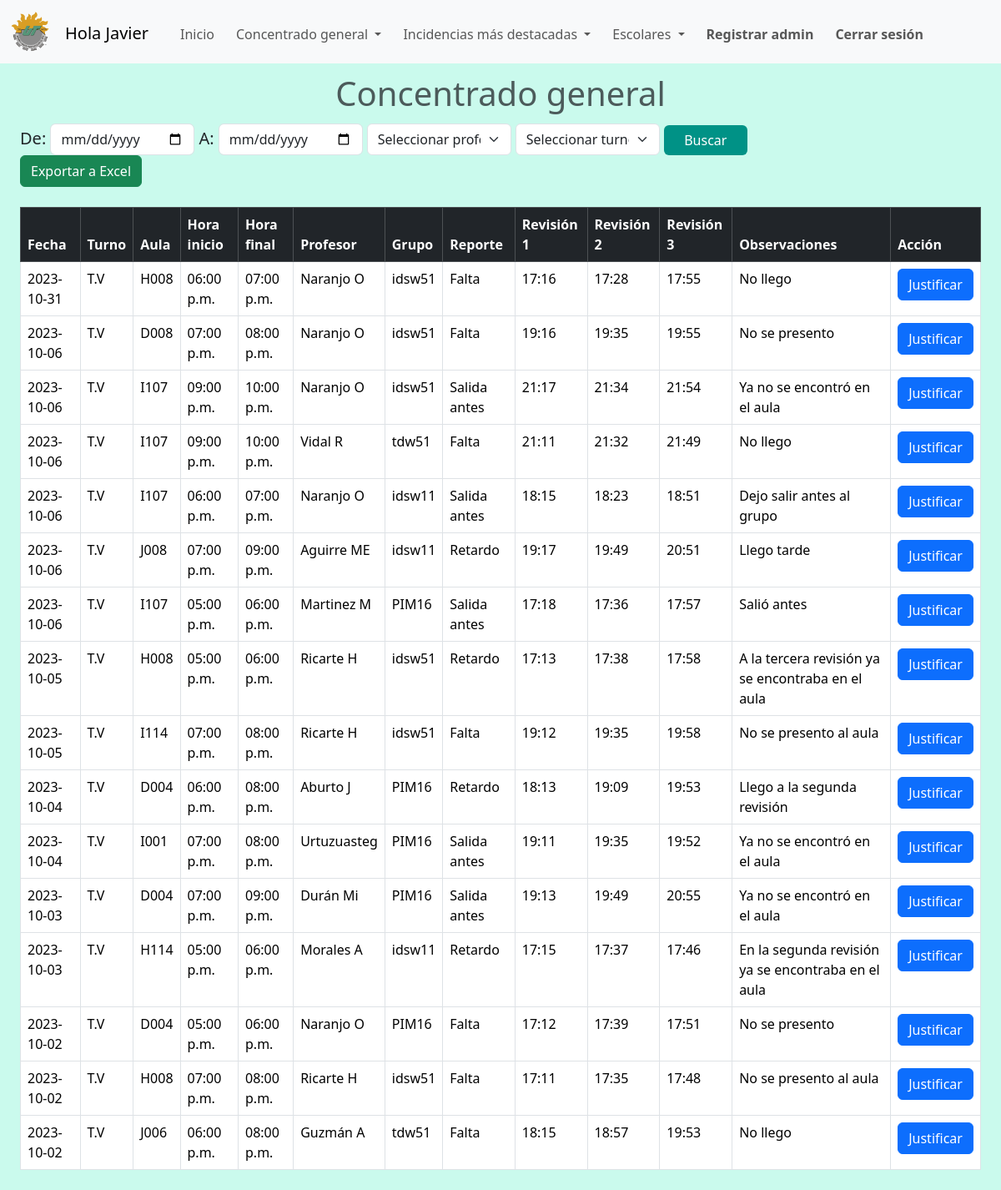
The page /layouts_admins/revisiones_all.php (signed in) on the database as committed earlier.
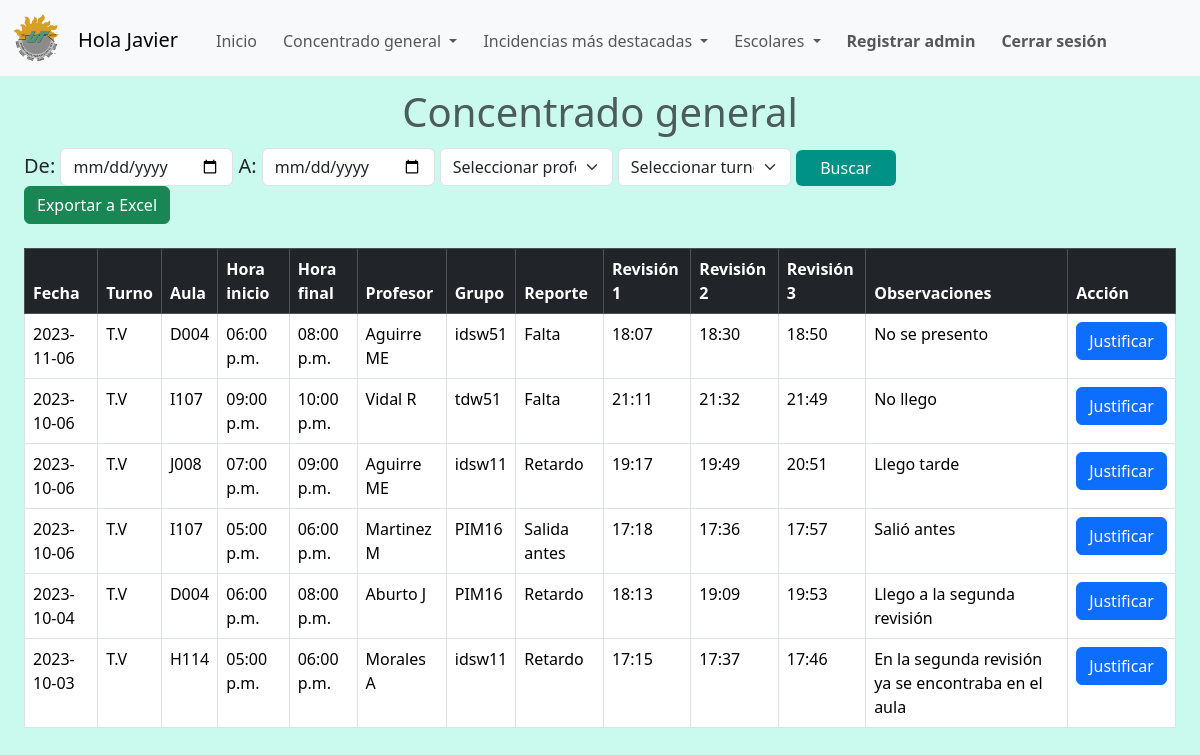
The same page on the database as committed later.
### tables this page shows
CREATE TABLE IF NOT EXISTS `revisiones` (
  `id` int NOT NULL AUTO_INCREMENT,
  `fecha` date NOT NULL,
  `turno` varchar(10) NOT NULL,
  `aula` varchar(10) DEFAULT NULL,
  `hora_inicio` varchar(10) DEFAULT NULL,
  `hora_final` varchar(10) DEFAULT NULL,
  `modalidad` varchar(50) NOT NULL,
  `profesor` int DEFAULT NULL,
  `grupo` varchar(10) DEFAULT NULL,
  `reporte` varchar(50) DEFAULT NULL,
  `revision_1` varchar(10) NOT NULL,
  `revision_2` varchar(10) NOT NULL,
  `revision_3` varchar(10) NOT NULL,
  `observaciones` varchar(250) DEFAULT NULL,
  `justificado` varchar(2) NOT NULL,
  `comentarios` varchar(250) NOT NULL,
  PRIMARY KEY (`id`),
  KEY `profesor` (`profesor`)
);

CREATE TABLE IF NOT EXISTS `profesores` (
  `id` int NOT NULL AUTO_INCREMENT,
  `nomenclatura` varchar(100) DEFAULT NULL,
  `nombres` varchar(100) DEFAULT NULL,
  `primer_apellido` varchar(100) DEFAULT NULL,
  `segundo_apellido` varchar(100) DEFAULT NULL,
  `correo` varchar(100) DEFAULT NULL,
  `director` int DEFAULT NULL,
  PRIMARY KEY (`id`),
  KEY `director` (`director`)
);

### layouts_admins/revisiones_all.php (the view, shortened to what the changed rows need)
<!DOCTYPE html>
<html lang="en">
<head>
    <link href="https://cdn.jsdelivr.net/npm/bootstrap@5.3.2/dist/css/bootstrap.min.css" rel="stylesheet">
</head>
<body class="admin_background">
<?php include ("navbar.php");?>
<h1 class="h1-tittles text-muted">Concentrado general</h1>
<div class="div-table">
  <br>
  <?php
  include ('../php/connection.php');
  if(isset($_POST['buscar_revi'])){
    ?>
    <a class="btn-delete-filter" href="revisiones_all.php"><button type="submit" class="btn btn-danger btn-delete-filter">Borrar busqueda</button></a>
    <br><br>
    <table class="table table-bordered">
    <thead class="table-dark">
      <tr>
        <th scope="col">Fecha</th>
        <th scope="col">Turno</th>
        <th scope="col">Aula</th>
        <th scope="col">Hora inicio</th>
        <th scope="col">Hora final</th>
        <th scope="col">Profesor</th>
        <th scope="col">Grupo</th>
        <th scope="col">Reporte</th>
        <th scope="col">Revisión 1</th>
        <th scope="col">Revisión 2</th>
        <th scope="col">Revisión 3</th>
        <th scope="col">Observaciones</th>
        <th scope="col">Acción</th>
      </tr>
    </thead>
    <tbody>
    <?php
    $date_1 = $_POST['buscar_date1'];
    $date_2 = $_POST['buscar_date2'];
    $turno = $_POST['turno'];
    $profesor = $_POST['c_profesor'];
    $filtro = '';
  if($date_1 == '' AND $date_2 == '' AND $turno =='' AND $profesor ==''){$filtro;}else{
    if($date_1 !== '' AND $date_2 !== '' AND $turno =='' AND $profesor ==''){$filtro = "WHERE fecha BETWEEN '$date_1' AND '$date_2'";}
    if($date_1 == '' AND $date_2 == '' AND $turno !=='' AND $profesor ==''){$filtro = "WHERE turno = '$turno'";}
    if($date_1 == '' AND $date_2 == '' AND $turno =='' AND $profesor !==''){$filtro = "WHERE profesor = '$profesor'";}
    if($date_1 !== '' AND $date_2 !== '' AND $turno =='' AND $profesor !==''){$filtro = "WHERE fecha BETWEEN '$date_1' AND '$date_2' AND profesor = '$profesor'";}
    if($date_1 !== '' AND $date_2 !== '' AND $turno !=='' AND $profesor ==''){$filtro = "WHERE fecha BETWEEN '$date_1' AND '$date_2' AND turno = '$turno'";}
    if($date_1 == '' AND $date_2 == '' AND $turno !=='' AND $profesor !==''){$filtro = "WHERE profesor = '$profesor' AND turno = '$turno'";}
  }
    $query = "SELECT revisiones.id, revisiones.fecha, revisiones.turno, revisiones.aula, revisiones.hora_inicio, revisiones.hora_final,
    profesores.nomenclatura, revisiones.grupo, revisiones.reporte, revisiones.revision_1, revisiones.revision_2, revisiones.revision_3,
    revisiones.observaciones FROM revisiones
    INNER JOIN profesores ON revisiones.profesor = profesores.id $filtro ORDER BY fecha DESC";
    $query_run = mysqli_query($connection, $query);
    if(mysqli_num_rows($query_run) > 0){
      foreach($query_run as $items){
        ?>
        <tr>
          <td><?= $items['fecha'];?></td>
          <td><?= $items['turno'];?></td>
          <td><?= $items['aula'];?></td>
          <td><?= $items['hora_inicio'];?></td>
          <td><?= $items['hora_final'];?></td>
          <td><?= $items['nomenclatura'];?></td>
          <td><?= $items['grupo'];?></td>
          <td><?= $items['reporte'];?></td>
          <td><?= $items['revision_1'];?></td>
          <td><?= $items['revision_2'];?></td>
          <td><?= $items['revision_3'];?></td>
          <td><?= $items['observaciones'];?></td>
          <td>
            <button type="button" class="btn btn-primary" data-bs-toggle="modal" data-bs-target="#exampleModal_">Justificar</button>
          </td>
        </tr>
        <?php
      }
    }else{
      ?>
      <tr>
        <td class="else-results" colspan="13" style="color:red;">No se encontraron resultados</td>
      </tr>
      <?php
    }
    ?>
    <?php
  }else{
    ?>
    <table class="table table-bordered">
    <thead class="table-dark">
      <tr>
        <th scope="col">Fecha</th>
        <th scope="col">Turno</th>
        <th scope="col">Aula</th>
        <th scope="col">Hora inicio</th>
        <th scope="col">Hora final</th>
        <th scope="col">Profesor</th>
        <th scope="col">Grupo</th>
        <th scope="col">Reporte</th>
        <th scope="col">Revisión 1</th>
        <th scope="col">Revisión 2</th>
        <th scope="col">Revisión 3</th>
        <th scope="col">Observaciones</th>
        <th scope="col">Acción</th>
      </tr>
    </thead>
    <?php
      include('../php/connection.php');
      $consul = "SELECT revisiones.id, revisiones.fecha, revisiones.turno, revisiones.aula, revisiones.hora_inicio, revisiones.hora_final,
      profesores.nomenclatura, revisiones.grupo, revisiones.reporte, revisiones.revision_1, revisiones.revision_2, revisiones.revision_3,
      revisiones.observaciones FROM revisiones
      INNER JOIN profesores ON revisiones.profesor = profesores.id ORDER BY fecha DESC";
      $resul = mysqli_query($connection, $consul) or die ("Algo salio mal");
      while($column = mysqli_fetch_array($resul)){
      echo "<tbody>";
          echo "<tr>";
          echo "<td>".$column['fecha']."</td>";
          echo "<td>".$column['turno']."</td>";
          echo "<td>".$column['aula']."</td>";
          echo "<td>".$column['hora_inicio']."</td>";
          echo "<td>".$column['hora_final']."</td>";
          echo "<td>".$column['nomenclatura']."</td>";
          echo "<td>".$column['grupo']."</td>";
          echo "<td>".$column['reporte']."</td>";
          echo "<td>".$column['revision_1']."</td>";
          echo "<td>".$column['revision_2']."</td>";
          echo "<td>".$column['revision_3']."</td>";
          echo "<td>".$column['observaciones']."</td>";
          ?>
          <td>
            <button type="button" class="btn btn-primary" data-bs-toggle="modal" data-bs-target="#exampleModal_">Justificar</button>
          </td>
          <?php
          echo "</tr>";
      echo "</tbody>";
      }
  }
  ?>
</div>
</body>
</html>

Rows that differ between the two databases and show on the page:
removed revisiones: fecha "2023-10-31", turno "T.V", aula "H008", hora_inicio "06:00 p.m.", hora_final "07:00 p.m.", profesor.nomenclatura "Naranjo O", grupo "idsw51", reporte "Falta", revision_1 "17:16", revision_2 "17:28", revision_3 "17:55", observaciones "No llego"
removed revisiones: fecha "2023-10-06", turno "T.V", aula "D008", hora_inicio "07:00 p.m.", hora_final "08:00 p.m.", profesor.nomenclatura "Naranjo O", grupo "idsw51", reporte "Falta", revision_1 "19:16", revision_2 "19:35", revision_3 "19:55", observaciones "No se presento"
removed revisiones: fecha "2023-10-06", turno "T.V", aula "I107", hora_inicio "09:00 p.m.", hora_final "10:00 p.m.", profesor.nomenclatura "Naranjo O", grupo "idsw51", reporte "Salida antes", revision_1 "21:17", revision_2 "21:34", revision_3 "21:54", observaciones "Ya no se encontró en el aula"
removed revisiones: fecha "2023-10-06", turno "T.V", aula "I107", hora_inicio "06:00 p.m.", hora_final "07:00 p.m.", profesor.nomenclatura "Naranjo O", grupo "idsw11", reporte "Salida antes", revision_1 "18:15", revision_2 "18:23", revision_3 "18:51", observaciones "Dejo salir antes al grupo"
removed revisiones: fecha "2023-10-05", turno "T.V", aula "H008", hora_inicio "05:00 p.m.", hora_final "06:00 p.m.", profesor.nomenclatura "Ricarte H", grupo "idsw51", reporte "Retardo", revision_1 "17:13", revision_2 "17:38", revision_3 "17:58", observaciones "A la tercera revisión ya se encontraba en el aula"
removed revisiones: fecha "2023-10-05", turno "T.V", aula "I114", hora_inicio "07:00 p.m.", hora_final "08:00 p.m.", profesor.nomenclatura "Ricarte H", grupo "idsw51", reporte "Falta", revision_1 "19:12", revision_2 "19:35", revision_3 "19:58", observaciones "No se presento al aula"
removed revisiones: fecha "2023-10-04", turno "T.V", aula "I001", hora_inicio "07:00 p.m.", hora_final "08:00 p.m.", profesor.nomenclatura "Urtuzuasteg", grupo "PIM16", reporte "Salida antes", revision_1 "19:11", revision_2 "19:35", revision_3 "19:52", observaciones "Ya no se encontró en el aula"
removed revisiones: fecha "2023-10-03", turno "T.V", aula "D004", hora_inicio "07:00 p.m.", hora_final "09:00 p.m.", profesor.nomenclatura "Durán Mi", grupo "PIM16", reporte "Salida antes", revision_1 "19:13", revision_2 "19:49", revision_3 "20:55", observaciones "Ya no se encontró en el aula"
removed revisiones: fecha "2023-10-02", turno "T.V", aula "D004", hora_inicio "05:00 p.m.", hora_final "06:00 p.m.", profesor.nomenclatura "Naranjo O", grupo "PIM16", reporte "Falta", revision_1 "17:12", revision_2 "17:39", revision_3 "17:51", observaciones "No se presento"
removed revisiones: fecha "2023-10-02", turno "T.V", aula "H008", hora_inicio "07:00 p.m.", hora_final "08:00 p.m.", profesor.nomenclatura "Ricarte H", grupo "idsw51", reporte "Falta", revision_1 "17:11", revision_2 "17:35", revision_3 "17:48", observaciones "No se presento al aula"
removed revisiones: fecha "2023-10-02", turno "T.V", aula "J006", hora_inicio "06:00 p.m.", hora_final "08:00 p.m.", profesor.nomenclatura "Guzmán A", grupo "tdw51", reporte "Falta", revision_1 "18:15", revision_2 "18:57", revision_3 "19:53", observaciones "No llego"
added revisiones: fecha "2023-11-06", turno "T.V", aula "D004", hora_inicio "06:00 p.m.", hora_final "08:00 p.m.", profesor.nomenclatura "Aguirre ME", grupo "idsw51", reporte "Falta", revision_1 "18:07", revision_2 "18:30", revision_3 "18:50", observaciones "No se presento"
